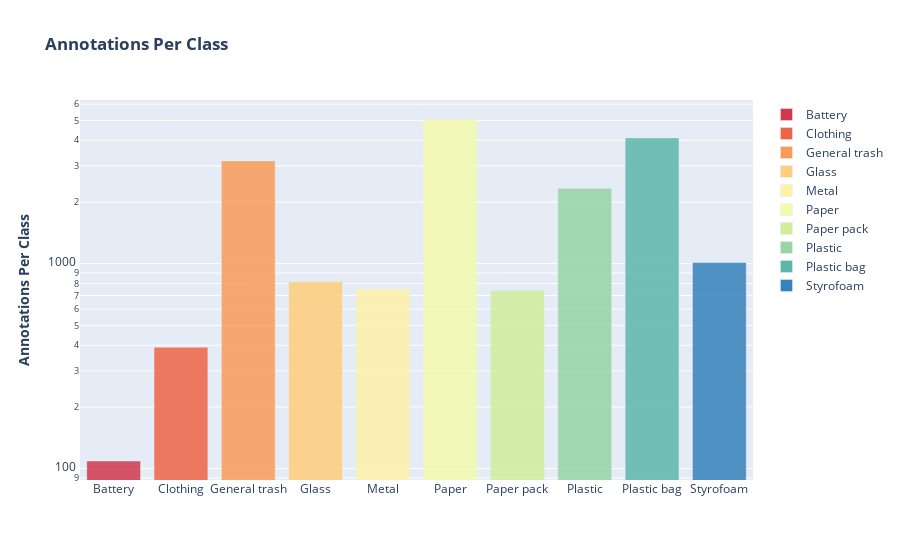

The notebook cell saved with this chart:
### Code cell
fig = px.bar(train_df.class_name.value_counts().sort_index(), 
             color=train_df.class_name.value_counts().sort_index().index, opacity=0.85,
             color_discrete_sequence=LABEL_COLORS, log_y=True,
             labels={"y":"Annotations Per Class", "x":""},
             title="<b>Annotations Per Class</b>",)
fig.update_layout(legend_title=None,
                  xaxis_title="",
                  yaxis_title="<b>Annotations Per Class</b>")

fig.show()

### Figure 1 — Plotly figure (JSON) as saved in the notebook; plotly's stock layout.template omitted (floating-point values rounded to 4 significant figures)
{"data": [{"alignmentgroup": "True", "hovertemplate": "color=Battery<br>index=%{x}<br>value=%{y}<extra></extra>", "legendgroup": "Battery", "marker": {"color": "rgb(208, 56, 78)", "opacity": 0.85, "pattern": {"shape": ""}}, "name": "Battery", "offsetgroup": "Battery", "orientation": "v", "showlegend": true, "textposition": "auto", "type": "bar", "x": ["Battery"], "xaxis": "x", "y": [109], "yaxis": "y"}, {"alignmentgroup": "True", "hovertemplate": "color=Clothing<br>index=%{x}<br>value=%{y}<extra></extra>", "legendgroup": "Clothing", "marker": {"color": "rgb(238, 100, 69)", "opacity": 0.85, "pattern": {"shape": ""}}, "name": "Clothing", "offsetgroup": "Clothing", "orientation": "v", "showlegend": true, "textposition": "auto", "type": "bar", "x": ["Clothing"], "xaxis": "x", "y": [391], "yaxis": "y"}, {"alignmentgroup": "True", "hovertemplate": "color=General trash<br>index=%{x}<br>value=%{y}<extra></extra>", "legendgroup": "General trash", "marker": {"color": "rgb(250, 155, 88)", "opacity": 0.85, "pattern": {"shape": ""}}, "name": "General trash", "offsetgroup": "General trash", "orientation": "v", "showlegend": true, "textposition": "auto", "type": "bar", "x": ["General trash"], "xaxis": "x", "y": [3173], "yaxis": "y"}, {"alignmentgroup": "True", "hovertemplate": "color=Glass<br>index=%{x}<br>value=%{y}<extra></extra>", "legendgroup": "Glass", "marker": {"color": "rgb(254, 206, 124)", "opacity": 0.85, "pattern": {"shape": ""}}, "name": "Glass", "offsetgroup": "Glass", "orientation": "v", "showlegend": true, "textposition": "auto", "type": "bar", "x": ["Glass"], "xaxis": "x", "y": [817], "yaxis": "y"}, {"alignmentgroup": "True", "hovertemplate": "color=Metal<br>index=%{x}<br>value=%{y}<extra></extra>", "legendgroup": "Metal", "marker": {"color": "rgb(255, 241, 168)", "opacity": 0.85, "pattern": {"shape": ""}}, "name": "Metal", "offsetgroup": "Metal", "orientation": "v", "showlegend": true, "textposition": "auto", "type": "bar", "x": ["Metal"], "xaxis": "x", "y": [752], "yaxis": "y"}, {"alignmentgroup": "True", "hovertemplate": "color=Paper<br>index=%{x}<br>value=%{y}<extra></extra>", "legendgroup": "Paper", "marker": {"color": "rgb(244, 250, 173)", "opacity": 0.85, "pattern": {"shape": ""}}, "name": "Paper", "offsetgroup": "Paper", "orientation": "v", "showlegend": true, "textposition": "auto", "type": "bar", "x": ["Paper"], "xaxis": "x", "y": [5079], "yaxis": "y"}, {"alignmentgroup": "True", "hovertemplate": "color=Paper pack<br>index=%{x}<br>value=%{y}<extra></extra>", "legendgroup": "Paper pack", "marker": {"color": "rgb(209, 237, 156)", "opacity": 0.85, "pattern": {"shape": ""}}, "name": "Paper pack", "offsetgroup": "Paper pack", "orientation": "v", "showlegend": true, "textposition": "auto", "type": "bar", "x": ["Paper pack"], "xaxis": "x", "y": [739], "yaxis": "y"}, {"alignmentgroup": "True", "hovertemplate": "color=Plastic<br>index=%{x}<br>value=%{y}<extra></extra>", "legendgroup": "Plastic", "marker": {"color": "rgb(151, 213, 164)", "opacity": 0.85, "pattern": {"shape": ""}}, "name": "Plastic", "offsetgroup": "Plastic", "orientation": "v", "showlegend": true, "textposition": "auto", "type": "bar", "x": ["Plastic"], "xaxis": "x", "y": [2333], "yaxis": "y"}, {"alignmentgroup": "True", "hovertemplate": "color=Plastic bag<br>index=%{x}<br>value=%{y}<extra></extra>", "legendgroup": "Plastic bag", "marker": {"color": "rgb(92, 183, 170)", "opacity": 0.85, "pattern": {"shape": ""}}, "name": "Plastic bag", "offsetgroup": "Plastic bag", "orientation": "v", "showlegend": true, "textposition": "auto", "type": "bar", "x": ["Plastic bag"], "xaxis": "x", "y": [4108], "yaxis": "y"}, {"alignmentgroup": "True", "hovertemplate": "color=Styrofoam<br>index=%{x}<br>value=%{y}<extra></extra>", "legendgroup": "Styrofoam", "marker": {"color": "rgb(54, 130, 186)", "opacity": 0.85, "pattern": {"shape": ""}}, "name": "Styrofoam", "offsetgroup": "Styrofoam", "orientation": "v", "showlegend": true, "textposition": "auto", "type": "bar", "x": ["Styrofoam"], "xaxis": "x", "y": [1014], "yaxis": "y"}], "layout": {"barmode": "relative", "legend": {"title": {}, "tracegroupgap": 0}, "title": {"text": "<b>Annotations Per Class</b>"}, "xaxis": {"anchor": "y", "domain": [0, 1], "title": {"text": ""}}, "yaxis": {"anchor": "x", "domain": [0, 1], "title": {"text": "<b>Annotations Per Class</b>"}, "type": "log"}}}
